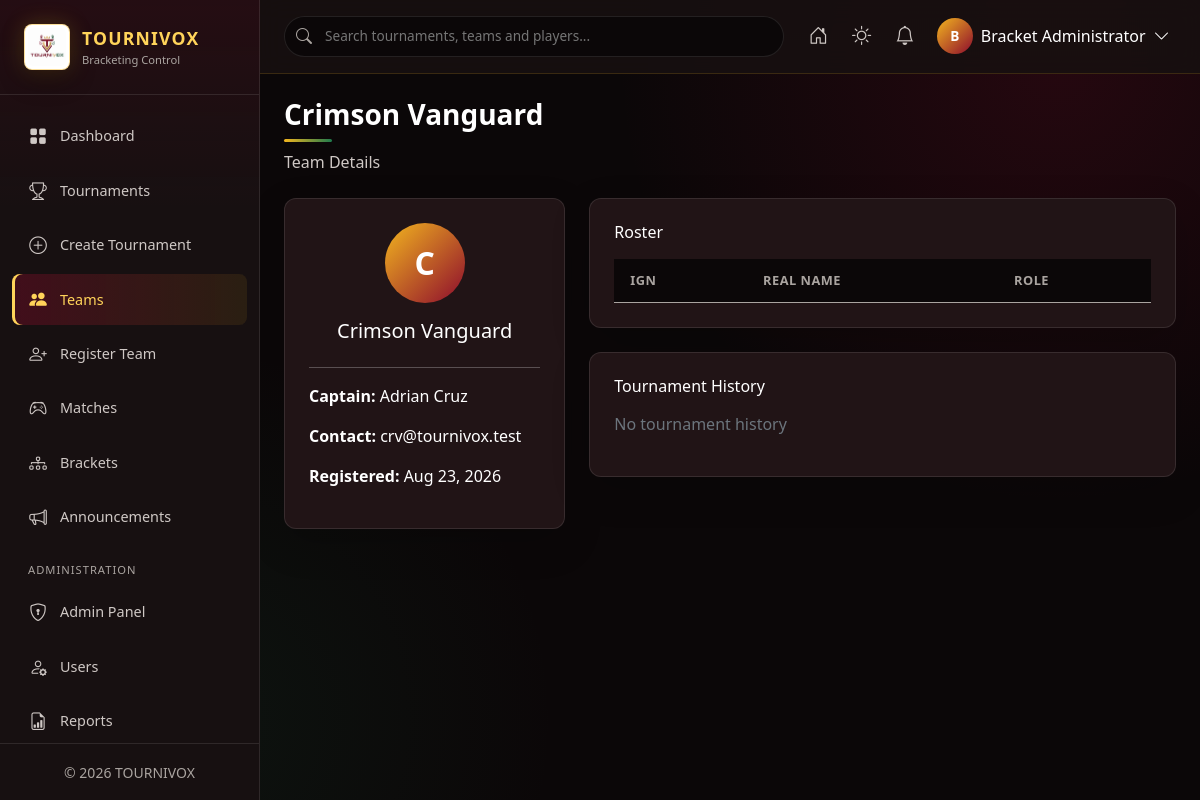
/bracketing/teams/view.php?id=1 (signed in), run on the app's committed database.
### tables this page shows
CREATE TABLE IF NOT EXISTS users (
    user_id INT UNSIGNED AUTO_INCREMENT PRIMARY KEY,
    first_name VARCHAR(75) NOT NULL,
    last_name VARCHAR(75) NOT NULL,
    username VARCHAR(50) NOT NULL UNIQUE,
    email VARCHAR(150) NOT NULL UNIQUE,
    password VARCHAR(255) NOT NULL,
    role ENUM(
        'team_captain',
        'staff',
        'broadcast_operator',
        'bracket_admin',
        'organizer',
        'admin'
    ) NOT NULL DEFAULT 'team_captain',
    status ENUM('active','inactive') NOT NULL DEFAULT 'active',
    avatar VARCHAR(255) DEFAULT NULL,
    remember_token VARCHAR(255) DEFAULT NULL,
    reset_token VARCHAR(255) DEFAULT NULL,
    reset_expires DATETIME DEFAULT NULL,
    theme ENUM('dark','light') NOT NULL DEFAULT 'dark',
    created_at TIMESTAMP NOT NULL DEFAULT CURRENT_TIMESTAMP,
    updated_at TIMESTAMP NOT NULL DEFAULT CURRENT_TIMESTAMP ON UPDATE CURRENT_TIMESTAMP,
    INDEX idx_users_role (role),
    INDEX idx_users_status (status)
);

CREATE TABLE teams (
    id INT UNSIGNED AUTO_INCREMENT PRIMARY KEY,
    name VARCHAR(100) NOT NULL,
    tag VARCHAR(15) DEFAULT NULL,
    logo VARCHAR(255) DEFAULT NULL,
    banner VARCHAR(255) DEFAULT NULL,
    captain_name VARCHAR(100) NOT NULL,
    captain_contact VARCHAR(150) NOT NULL,
    coach VARCHAR(100) DEFAULT NULL,
    captain_user_id INT UNSIGNED DEFAULT NULL,
    created_by INT UNSIGNED DEFAULT NULL,
    created_at TIMESTAMP NOT NULL DEFAULT CURRENT_TIMESTAMP,
    updated_at TIMESTAMP NOT NULL DEFAULT CURRENT_TIMESTAMP ON UPDATE CURRENT_TIMESTAMP,
    INDEX idx_team_name (name),
    INDEX idx_team_captain_user (captain_user_id),
    CONSTRAINT fk_teams_captain_user FOREIGN KEY (captain_user_id)
        REFERENCES users(user_id) ON DELETE SET NULL,
    CONSTRAINT fk_teams_created_by FOREIGN KEY (created_by)
        REFERENCES users(user_id) ON DELETE SET NULL
);

### bracketing/includes/auth.php (called while the page is built, shortened)
<?php
require_once __DIR__ . '/functions.php';
class Auth {
    public static function check(): bool {
        return isset($_SESSION['user_id']);
    }
    public static function user(): ?array {
        $user = Database::fetch(
            "SELECT *, CONCAT(first_name, ' ', last_name) AS full_name,
                    CASE WHEN status = 'active' THEN 1 ELSE 0 END AS is_active
             FROM users WHERE user_id = ? LIMIT 1",
            [(int)$_SESSION['user_id']]
        );
        return $user;
    }
}

### bracketing/includes/db.php (called while the page is built, shortened)
<?php
class Database {
    private static ?PDO $instance = null;
    public static function getInstance(): PDO {
        if (self::$instance === null) {
            $dsn = 'mysql:host=' . DB_HOST . ';dbname=' . DB_NAME . ';charset=' . DB_CHARSET;
            $options = [
                PDO::ATTR_ERRMODE => PDO::ERRMODE_EXCEPTION,
                PDO::ATTR_DEFAULT_FETCH_MODE => PDO::FETCH_ASSOC,
                PDO::ATTR_EMULATE_PREPARES => false,
            ];
            try {
                self::$instance = new PDO($dsn, DB_USER, DB_PASS, $options);
            } catch (PDOException $e) {
                http_response_code(500);
                die('TOURNIVOX database connection failed. Check XAMPP MySQL and includes/config.php.');
            }
        }
        return self::$instance;
    }
    public static function query(string $sql, array $params = []): PDOStatement {
        $stmt = self::getInstance()->prepare($sql);
        $stmt->execute($params);
        return $stmt;
    }
    public static function fetch(string $sql, array $params = []): ?array {
        return self::query($sql, $params)->fetch() ?: null;
    }
}

### bracketing/includes/functions.php (called while the page is built, shortened)
<?php
require_once __DIR__ . '/db.php';
function sanitize(string $input): string {
    return htmlspecialchars(trim($input), ENT_QUOTES, 'UTF-8');
}
function formatDate(?string $date, string $format = 'M d, Y'): string {
    return date($format, strtotime($date));
}

### bracketing/teams/view.php (the view, shortened to what this page needs)
<?php
require_once __DIR__ . '/../includes/auth.php';
$id = (int)($_GET['id'] ?? 0);
$team = Database::fetch("SELECT * FROM teams WHERE id = ?", [$id]);
$tournaments = Database::fetchAll(
    "SELECT tn.name, tn.tournament_date, tn.status, r.seed
     FROM registrations r JOIN tournaments tn ON r.tournament_id = tn.id
     WHERE r.team_id = ? ORDER BY tn.tournament_date DESC",
    [$id]
);
require_once __DIR__ . '/../includes/header.php';
?>
<div class="page-header">
    <div><h1><?= sanitize($team['name']) ?></h1><p>Team Details</p></div>
</div>
<div class="row g-4">
    <div class="col-lg-4">
        <div class="card p-4">
            <div class="user-avatar mx-auto mb-3" style="width:80px;height:80px;font-size:2rem"><?= strtoupper(substr($team['name'], 0, 1)) ?></div>
            <h5 class="text-center"><?= sanitize($team['name']) ?></h5>
            <hr>
            <p><strong>Captain:</strong> <?= sanitize($team['captain_name']) ?></p>
            <p><strong>Contact:</strong> <?= sanitize($team['captain_contact']) ?></p>
            <p><strong>Registered:</strong> <?= formatDate($team['created_at']) ?></p>
        </div>
    </div>
    <div class="col-lg-8">
        <div class="card p-4 mb-4">
            <h6 class="mb-3">Roster</h6>
            <div class="table-responsive">
                <table class="table mb-0">
                    <thead><tr><th>IGN</th><th>Real Name</th><th>Role</th></tr></thead>
                </table>
            </div>
        </div>
        <div class="card p-4">
            <h6 class="mb-3">Tournament History</h6>
            <?php if (empty($tournaments)): ?>
            <p class="text-muted">No tournament history</p>
            <?php endif; ?>
        </div>
    </div>
</div>
<?php require_once __DIR__ . '/../includes/footer.php'; ?>

### bracketing/includes/header.php (shortened to what this page needs)
<?php
require_once __DIR__ . '/auth.php';
$currentUser = Auth::check() ? Auth::user() : null;
$theme = $currentUser['theme'] ?? $_SESSION['theme'] ?? 'dark';
?>
<!DOCTYPE html>
<html lang="en" data-theme="<?= sanitize($theme) ?>">
<head>
    <link href="<?= APP_URL ?>/assets/vendor/bootstrap.min.css" rel="stylesheet">
    <link href="https://cdn.jsdelivr.net/npm/bootstrap-icons@1.11.3/font/bootstrap-icons.min.css" rel="stylesheet">
    <link href="<?= APP_URL ?>/assets/css/style.css" rel="stylesheet">
</head>
<body>
<?php if (Auth::check() && $currentUser): ?>
<div class="app-wrapper">
    <?php include __DIR__ . '/sidebar.php'; ?>
    <div class="main-content">
        <header class="top-bar">
            <div class="search-box">
                <i class="bi bi-search"></i>
                <input type="text" id="globalSearch" placeholder="Search tournaments, teams and players..." autocomplete="off">
            </div>
            <div class="top-bar-actions">
                <a class="btn-icon" href="<?= SITE_URL ?>/index.php" title="TOURNIVOX Home"><i class="bi bi-house-door"></i></a>
                <button class="btn-icon" id="themeToggle" title="Toggle theme"><i class="bi bi-<?= $theme === 'dark' ? 'sun' : 'moon' ?>"></i></button>
                <div class="notification-dropdown">
                    <button class="btn-icon" id="notifToggle"><i class="bi bi-bell"></i><span class="notif-badge" id="notifCount" style="display:none">0</span></button>
                </div>
                <div class="user-dropdown">
                    <button class="user-btn" id="userToggle">
                        <div class="user-avatar" style="overflow:hidden"><?php if(!empty($currentUser['avatar'])):?><img src="<?= UPLOAD_URL ?>/<?= sanitize($currentUser['avatar']) ?>" style="width:100%;height:100%;object-fit:cover" alt=""><?php else:?><?= strtoupper(substr($currentUser['first_name'] ?? 'T',0,1)) ?><?php endif;?></div>
                        <span class="d-none d-md-inline"><?= sanitize($currentUser['full_name']) ?></span><i class="bi bi-chevron-down"></i>
                    </button>
                </div>
            </div>
        </header>
        <main class="page-content">
<?php else: ?>
<div class="auth-wrapper">
<?php endif; ?>

### bracketing/assets/css/style.css (style rules this page uses)
:root { --bg-primary: #0b0708; --bg-secondary: #171011; --bg-card: #211416; --bg-hover: #321d21; --accent-blue: #f3b61f; --accent-purple: #8d0b2d; --accent-green: #4ed28b; --accent-red: #e04a66; --accent-yellow: #ffd45a; --text-primary: #ffffff; --text-secondary: #cfc8c5; --text-muted: #aaa4a0; --border-color: rgba(255,255,255,.10); --glass-bg: rgba(23, 16, 17, 0.88); --glow-blue: 0 0 22px rgba(243, 182, 31, 0.22); --glow-purple: 0 0 22px rgba(141, 11, 45, 0.28); --radius: 12px; --radius-sm: 8px; --transition: all 0.3s cubic-bezier(0.4, 0, 0.2, 1); --sidebar-width: 260px; }
* { margin: 0; padding: 0; box-sizing: border-box; }
body { font-family: 'Segoe UI', Arial, sans-serif; background: var(--bg-primary); color: var(--text-primary); min-height: 100vh; overflow-x: hidden; }
.app-wrapper { display: flex; min-height: 100vh; }
.main-content { flex: 1; margin-left: var(--sidebar-width); min-height: 100vh; }
.top-bar { display: flex; align-items: center; gap: 1rem; padding: 0.75rem 1.5rem; background: var(--glass-bg); backdrop-filter: blur(12px); border-bottom: 1px solid var(--border-color); position: sticky; top: 0; z-index: 100; }
.search-box { flex: 1; max-width: 500px; position: relative; }
.search-box i { position: absolute; left: 12px; top: 50%; transform: translateY(-50%); color: var(--text-muted); }
.search-box input { width: 100%; padding: 0.6rem 1rem 0.6rem 2.5rem; background: var(--bg-primary); border: 1px solid var(--border-color); border-radius: 50px; color: var(--text-primary); font-family: inherit; font-size: 0.85rem; transition: var(--transition); }
.top-bar-actions { display: flex; align-items: center; gap: 0.5rem; margin-left: auto; }
.btn-icon { background: none; border: none; color: var(--text-secondary); font-size: 1.2rem; cursor: pointer; padding: 0.5rem; border-radius: 50%; transition: var(--transition); position: relative; }
.user-btn { display: flex; align-items: center; gap: 8px; background: none; border: none; color: var(--text-primary); cursor: pointer; padding: 0.4rem; border-radius: var(--radius-sm); transition: var(--transition); }
.user-avatar { width: 36px; height: 36px; background: linear-gradient(135deg, var(--accent-blue), var(--accent-purple)); border-radius: 50%; display: flex; align-items: center; justify-content: center; font-weight: 600; font-size: 0.85rem; color: white; }
.notification-dropdown, .user-dropdown { position: relative; }
.page-content { padding: 1.5rem; }
.page-header { display: flex; align-items: center; justify-content: space-between; margin-bottom: 1.5rem; flex-wrap: wrap; gap: 1rem; }
.page-header h1 { font-size: 1.75rem; font-weight: 700; }
.page-header p { color: var(--text-secondary); margin: 0; }
.card { background: var(--bg-card); border: 1px solid var(--border-color); border-radius: var(--radius); transition: var(--transition); }
.table { color: var(--text-primary); }
.table thead th { background: var(--bg-primary); border-color: var(--border-color); font-weight: 600; font-size: 0.8rem; text-transform: uppercase; letter-spacing: 0.5px; color: var(--text-muted); padding: 0.75rem 1rem; }
[data-theme="dark"] .card,[data-theme="dark"] .table,[data-theme="dark"] .modal-content,[data-theme="dark"] .form-control,[data-theme="dark"] .form-select { color:var(--text-primary)!important }
body { background-image: radial-gradient(circle at 88% 8%, rgba(141,11,45,.20), transparent 34%), radial-gradient(circle at 15% 90%, rgba(31,122,77,.11), transparent 30%); background-attachment: fixed; }
a { color: var(--accent-yellow); }
.card { box-shadow: 0 14px 38px rgba(0,0,0,.18); }
.page-header h1 { color: var(--text-primary); }
.page-header h1::after { content:""; display:block; width:48px; height:3px; margin-top:8px; border-radius:4px; background:linear-gradient(90deg,#f3b61f,#1f7a4d); }
.top-bar { border-bottom-color:rgba(243,182,31,.16); }

### data on the page
users: first_name "B"
teams: name "Crimson Vanguard", name "C", captain_name "Adrian Cruz", captain_contact "crv@tournivox.test", created_at "Aug 23, 2026"

### other printed values
$currentUser['full_name'] "Bracket Administrator"
